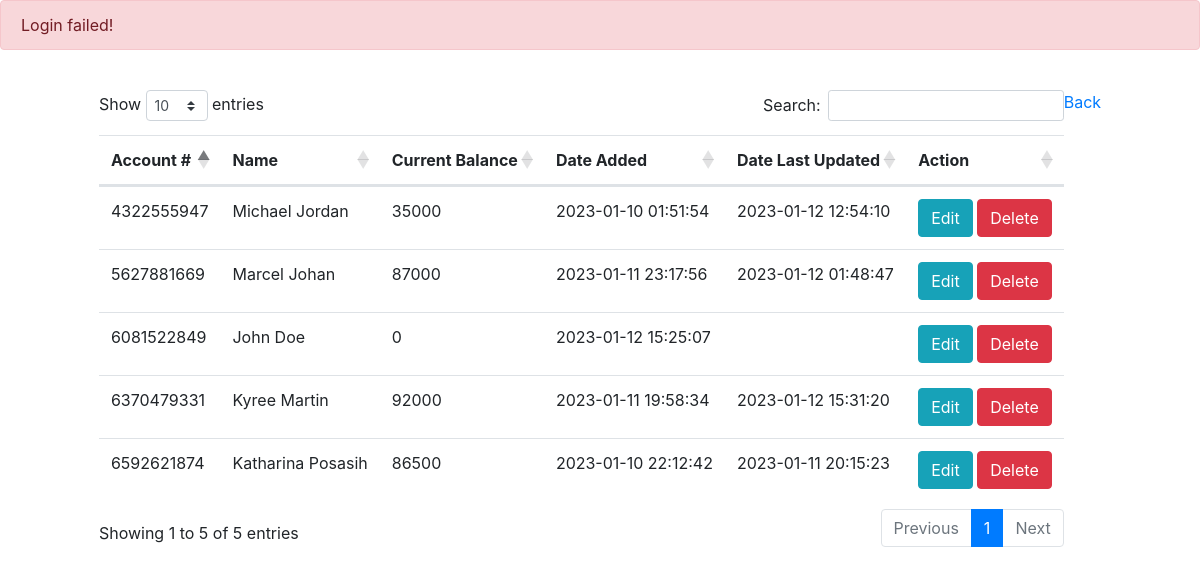
Page /admin/accounts/index.php (signed in) on the committed database.
### tables this page shows
CREATE TABLE `accounts` (
  `id` int(11) NOT NULL,
  `account_number` varchar(50) NOT NULL,
  `SSN` varchar(50) NOT NULL,
  `firstname` varchar(50) NOT NULL,
  `lastname` varchar(50) NOT NULL,
  `address` text NOT NULL,
  `city` varchar(50) NOT NULL,
  `country` varchar(50) NOT NULL,
  `TEL` varchar(50) NOT NULL,
  `email` text NOT NULL,
  `password` text NOT NULL,
  `balance` float NOT NULL DEFAULT 0,
  `date_created` datetime NOT NULL DEFAULT current_timestamp(),
  `date_updated` datetime DEFAULT NULL
);

### admin/accounts/index.php (the view, shortened to what this page needs)
<!DOCTYPE html>
<html>
    <head>
    <link rel="stylesheet" type="text/css" href="https://cdnjs.cloudflare.com/ajax/libs/twitter-bootstrap/4.6.0/css/bootstrap.min.css"/>
        <link rel="stylesheet" type="text/css" href="https://cdn.datatables.net/1.13.1/css/dataTables.bootstrap4.min.css"/>
    </head>
    <body>
        <?php require_once $_SERVER['DOCUMENT_ROOT'] . '/process.php'; ?>
        <?php if (isset($_SESSION['message'])): ?>
        <div class="alert alert-<?=$_SESSION['msg_type']?>">
            <?php
                echo $_SESSION['message'];
            ?>
        </div>
        <?php endif ?>
        <?php
            $mysqli = new mysqli('127.0.0.1', 'root', '1234', 'banking')
                or die(mysqli_error($mysqli));
            $query = $mysqli->query("SELECT * FROM accounts");
        ?>
        <div class="container" style="padding: 1.5em 2em;">
            <div class="row justify-content-center">
                <table class="table">
                    <thead>
                        <tr>
                            <th>Account #</th>
                            <th>Name</th>
                            <th>Current Balance</th>
                            <th>Date Added</th>
                            <th>Date Last Updated</th>
                            <th>Action</th>
                        </tr>
                    </thead>
                    <?php while($row = $query->fetch_assoc()): ?>
                    <tr>
                        <td><?php echo $row['account_number']; ?></td>
                        <td><?php echo $row['firstname'] . " " . $row['lastname']; ?></td>
                        <td><?php echo $row['balance']; ?></td>
                        <td><?php echo $row['date_created']; ?></td>
                        <td><?php echo $row['date_updated']; ?></td>
                        <td>
                            <a href="./manage_accounts.php?edit=<?php echo $row['id']; ?>" class="btn btn-info">Edit</a>
                            <a href="/process.php?delete=<?php echo $row['id']; ?>" class="btn btn-danger">Delete</a>
                        </td>
                    </tr>
                    <?php endwhile; ?>
                </table>
                <a href="../home.php">Back</a>
            </div>
        </div>
    </body>
</html>

### rows in the picture
accounts: account_number "4322555947", firstname "Michael", lastname "Jordan", balance "35000", date_created "2023-01-10 01:51:54", date_updated "2023-01-12 12:54:10"
accounts: account_number "6592621874", firstname "Katharina", lastname "Posasih", balance "86500", date_created "2023-01-10 22:12:42", date_updated "2023-01-11 20:15:23"
accounts: account_number "6370479331", firstname "Kyree", lastname "Martin", balance "92000", date_created "2023-01-11 19:58:34", date_updated "2023-01-12 15:31:20"
accounts: account_number "5627881669", firstname "Marcel", lastname "Johan", balance "87000", date_created "2023-01-11 23:17:56", date_updated "2023-01-12 01:48:47"
accounts: account_number "6081522849", firstname "John", lastname "Doe", balance "0", date_created "2023-01-12 15:25:07"

### other values in the picture
$_SESSION['message'] "Login failed!"
